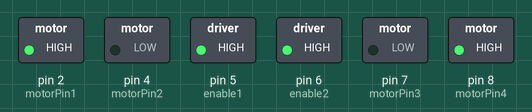
Recording of a sketch running on a simulated Arduino Uno, built with avr-gcc and run on an emulated ATmega328P. Shown: switched loads named in the sketch (green lamp = pin HIGH).

Above: at 0.1 s.
Timing chart, 0 to 1.6 s (numbered marks = the images above):
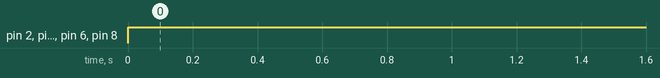

The sketch:

motors.ino
```cpp
//L293D
//Motor A
const int motorPin1  = 2;  // Pin 14 of L293
const int motorPin2  = 4;  // Pin 10 of L293
//Motor B
const int motorPin3  = 7; // Pin  7 of L293
const int motorPin4  = 8;  // Pin  2 of L293

const int enable1 = 5; //Pin En1
const int enable2 = 6; //pin En2

//This will run only one time.
void setup(){

    //Set pins as outputs
    pinMode(motorPin1, OUTPUT);
    pinMode(motorPin2, OUTPUT);
    pinMode(motorPin3, OUTPUT);
    pinMode(motorPin4, OUTPUT);
    pinMode(enable1, OUTPUT);
    pinMode(enable2, OUTPUT);
}


void loop(){

  // Motor 1 (left)
  digitalWrite(motorPin1, HIGH);
  digitalWrite(motorPin2, LOW);

  digitalWrite(motorPin3, LOW);
  digitalWrite(motorPin4, HIGH);

  analogWrite(enable1, 255);
  analogWrite(enable2, 255);
}
```

Measured:
- by itself, pin 2 (motorPin1), pin 5 (enable1), pin 6 (enable2), pin 8 (motorPin4): LOW → HIGH at 0.00 s
